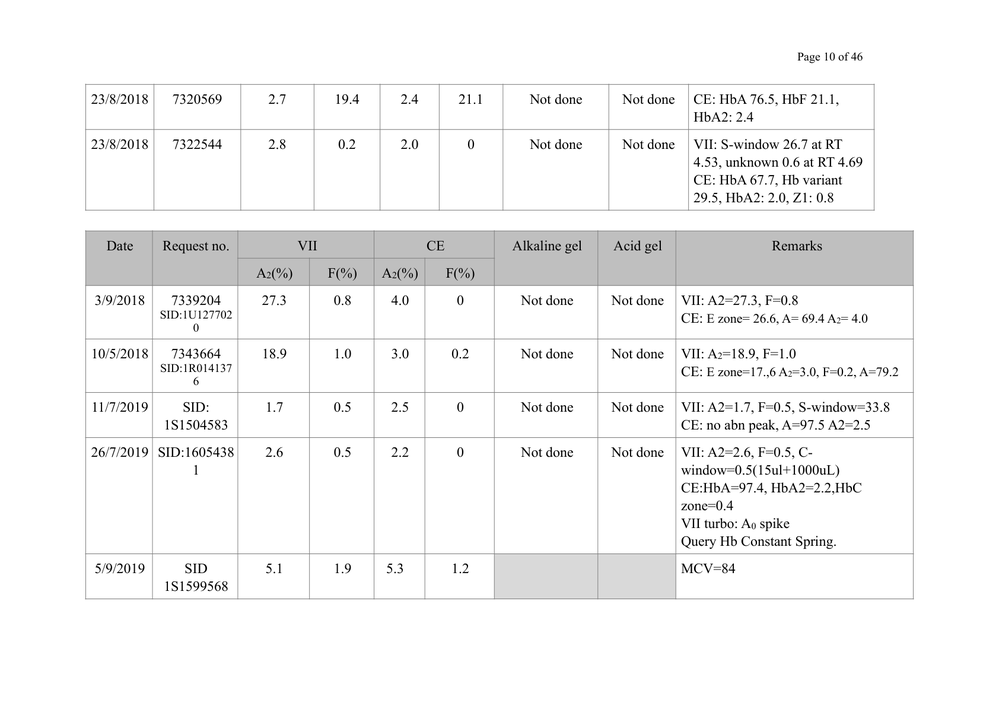
#> input picture data/extracted_images/page_10_full.png, 999 x 706 px, shrunk from 1684 x 1190 before the run
$ python 3_smart_crop_chromatographs.py
#> lines starting #> are read from the running program, lines starting #| are printed output that depends on the picture
"""
Smart Chromatograph Cropping with Auto-Detection
Detects system type (Bio-Rad CDM or Sebia) and applies appropriate crop
"""

from PIL import Image
import pytesseract
from pathlib import Path
import json
from tqdm import tqdm

def detect_system_type(image_path):
    """
    Detect chromatograph system type by reading text in the image header

    Returns:
        'biorad' if Bio-Rad CDM System detected
        'sebia' if Sebia/CAPILLARYS System detected
        'unknown' if neither detected
    """
#> called with image_path = 'data/extracted_images/page_10_full.png'
    try:
        img = Image.open(image_path)
#> img is the input picture: PIL image 999x706 RGB; min 0, max 255, mean 244.5

        # Extract top 250 pixels (header region) for text detection
        header_region = img.crop((0, 0, img.width, 250))
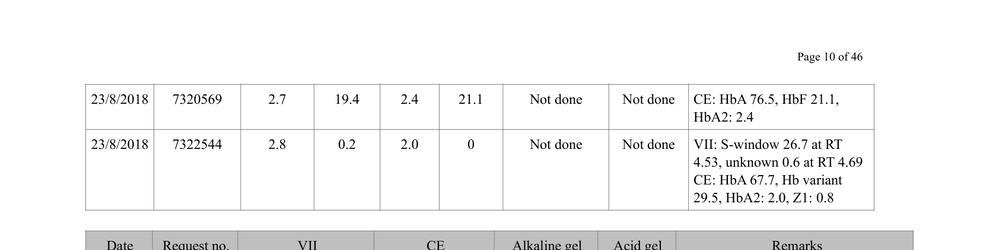
#> header_region: PIL image 999x250 RGB; min 0, max 255, mean 245.4

        # Use OCR to extract text
        text = pytesseract.image_to_string(header_region).upper()

        # Detect Bio-Rad CDM System
        if 'BIO-RAD' in text or 'BIORAD' in text or 'CDM' in text:
            return 'biorad'

        # Detect Sebia System
        if 'SEBIA' in text or 'CAPILLARYS' in text or 'CAPILLARY' in text:
            return 'sebia'

        return 'unknown'

    except Exception as e:
        print(f"  ⚠️ OCR error: {e}")
        return 'unknown'

def crop_chromatograph(image_path, system_type):
    """
    Crop chromatograph based on detected system type

    Args:
        image_path: Path to image
        system_type: 'biorad', 'sebia', or 'unknown'

    Returns:
        Cropped PIL Image
    """
#> called with image_path = 'data/extracted_images/page_10_full.png', system_type = 'unknown'
    img = Image.open(image_path)
    width, height = img.size
#> width = 999; height = 706

    if system_type == 'biorad':
        # Bio-Rad CDM System: Bottom 60%
        y_start = int(height * 0.4)
        cropped = img.crop((0, y_start, width, height))

    elif system_type == 'sebia':
        # Sebia System: Middle 70%
        y_start = int(height * 0.15)  # Skip top 15%
        y_end = int(height * 0.85)    # Skip bottom 15%
        cropped = img.crop((0, y_start, width, y_end))

    else:
        # Unknown: Use bottom 60% as fallback
        y_start = int(height * 0.4)
#> y_start = 282
        cropped = img.crop((0, y_start, width, height))
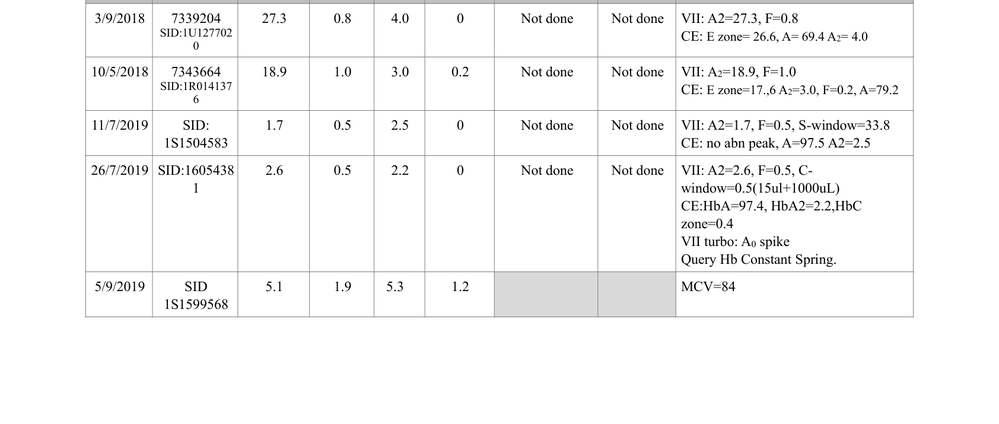
#> cropped: PIL image 999x424 RGB; min 0, max 255, mean 247.4

    return cropped, system_type

def process_all_images(source_dir, output_dir, metadata_output):
    """
    Process all images with smart cropping

    Args:
        source_dir: Directory containing original images
        output_dir: Directory to save cropped images
        metadata_output: Path to save metadata JSON
    """
    source_dir = Path(source_dir)
    output_dir = Path(output_dir)
    output_dir.mkdir(parents=True, exist_ok=True)

    # Get all images
    image_files = list(source_dir.glob("*.png"))

    print(f"📸 Found {len(image_files)} images to process")
    print()

    # Process with progress bar
    metadata = {
        'images': {},
        'stats': {
            'biorad': 0,
            'sebia': 0,
            'unknown': 0,
            'total': len(image_files)
        }
    }

    for img_path in tqdm(image_files, desc="Processing images"):
        try:
            # Detect system type
            system_type = detect_system_type(str(img_path))

            # Crop image
            cropped_img, detected_type = crop_chromatograph(str(img_path), system_type)
#> detected_type = 'unknown'

            # Save cropped image
            output_filename = f"cropped_{img_path.name}"
            output_path = output_dir / output_filename
            cropped_img.save(output_path)

            # Store metadata
            metadata['images'][output_filename] = {
                'original_file': img_path.name,
                'system_type': detected_type,
                'original_size': f"{cropped_img.size[0]}x{cropped_img.size[1]}",
                'crop_strategy': 'bottom_60pct' if detected_type == 'biorad' else 'middle_70pct' if detected_type == 'sebia' else 'bottom_60pct_fallback'
            }

            # Update stats
            metadata['stats'][detected_type] += 1

        except Exception as e:
            print(f"\n⚠️ Error processing {img_path.name}: {e}")
            continue

    # Save metadata
    metadata_path = Path(metadata_output)
    with open(metadata_path, 'w') as f:
        json.dump(metadata, f, indent=2)

    return metadata

def main():
    """Main processing pipeline"""
    project_root = Path(__file__).parent.parent

    # Process both main database and reference images
    tasks = [
        {
            'name': 'Main Database',
            'source': project_root / 'data' / 'extracted_images',
            'output': project_root / 'data' / 'cropped_images_main',
            'metadata': project_root / 'data' / 'crop_metadata_main.json'
        },
        {
            'name': 'Reference PDFs',
            'source': project_root / 'data' / 'reference_images',
            'output': project_root / 'data' / 'cropped_images_reference',
            'metadata': project_root / 'data' / 'crop_metadata_reference.json'
        }
    ]

    print("="*70)
    print("🤖 Smart Chromatograph Cropping System")
    print("="*70)
    print()
    print("📋 Detection Rules:")
    print("   • Bio-Rad CDM System → Crop bottom 60%")
    print("   • Sebia System       → Crop middle 70%")
    print("   • Unknown            → Crop bottom 60% (fallback)")
    print()
    print("="*70)

    all_stats = {}

    for task in tasks:
        if not task['source'].exists():
            print(f"\n⚠️ Skipping {task['name']}: Source directory not found")
            continue

        print(f"\n📁 Processing: {task['name']}")
        print(f"   Source: {task['source']}")
        print(f"   Output: {task['output']}")
        print()

        metadata = process_all_images(
            str(task['source']),
            str(task['output']),
            str(task['metadata'])
        )
#> metadata = 2 items

        all_stats[task['name']] = metadata['stats']

        print(f"\n✅ {task['name']} Complete!")
        print(f"   Bio-Rad CDM: {metadata['stats']['biorad']} images")
#|    Bio-Rad CDM: 0 images
        print(f"   Sebia:       {metadata['stats']['sebia']} images")
#|    Sebia:       0 images
        print(f"   Unknown:     {metadata['stats']['unknown']} images")
#|    Unknown:     1 images
        print(f"   Total:       {metadata['stats']['total']} images")
#|    Total:       1 images

    print(f"\n{'='*70}")
    print(f"🎉 All images processed!")
    print()
    print(f"📊 Overall Statistics:")
    for name, stats in all_stats.items():
        print(f"\n{name}:")
        print(f"  Bio-Rad: {stats['biorad']}")
        print(f"  Sebia:   {stats['sebia']}")
        print(f"  Unknown: {stats['unknown']}")
        print(f"  Total:   {stats['total']}")
#> this loop made 1 pass
#> (name, stats) on pass 1: ('Main Database', {'biorad': 0, 'sebia': 0, 'unknown': 1, 'total': 1})
#| Main Database:
#|   Bio-Rad: 0
#|   Sebia:   0
#|   Unknown: 1
#|   Total:   1

    print(f"\n{'='*70}")
    print(f"💡 Next Step: Generate CLIP embeddings for cropped images")
    print(f"{'='*70}")

if __name__ == "__main__":
    main()
